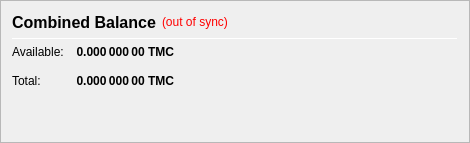
                   <widget class="QFrame" name="frame_CombinedBalances">
                    <property name="minimumSize">
                     <size>
                      <width>470</width>
                      <height>0</height>
                     </size>
                    </property>
                    <property name="frameShape">
                     <enum>QFrame::StyledPanel</enum>
                    </property>
                    <property name="frameShadow">
                     <enum>QFrame::Raised</enum>
                    </property>
                    <layout class="QVBoxLayout" name="verticalLayout_5">
                     <item>
                      <layout class="QHBoxLayout" name="horizontalLayout_5" stretch="0">
                       <item>
                        <widget class="QLabel" name="label_5z">
                         <property name="minimumSize">
                          <size>
                           <width>0</width>
                           <height>20</height>
                          </size>
                         </property>
                         <property name="font">
                          <font>
                           <pointsize>12</pointsize>
                           <weight>75</weight>
                           <bold>true</bold>
                          </font>
                         </property>
                         <property name="toolTip">
                          <string>Combined Balance (including unconfirmed and immature coins)</string>
                         </property>
                         <property name="text">
                          <string>Combined Balance</string>
                         </property>
                        </widget>
                       </item>
                       <item>
                        <widget class="QLabel" name="labelWalletStatus">
                         <property name="cursor">
                          <cursorShape>WhatsThisCursor</cursorShape>
                         </property>
                         <property name="toolTip">
                          <string>The displayed information may be out of date. Your wallet automatically synchronizes with the Timicoin network after a connection is established, but this process has not completed yet.</string>
                         </property>
                         <property name="styleSheet">
                          <string notr="true">QLabel { color: red; }</string>
                         </property>
                         <property name="text">
                          <string notr="true">(out of sync)</string>
                         </property>
                         <property name="alignment">
                          <set>Qt::AlignLeading|Qt::AlignLeft|Qt::AlignVCenter</set>
                         </property>
                        </widget>
                       </item>
                       <item>
                        <spacer name="horizontalSpacer_1">
                         <property name="orientation">
                          <enum>Qt::Horizontal</enum>
                         </property>
                         <property name="sizeHint" stdset="0">
                          <size>
                           <width>40</width>
                           <height>20</height>
                          </size>
                         </property>
                        </spacer>
                       </item>
                      </layout>
                     </item>
                     <item>
                      <widget class="Line" name="line_CombinedBalance">
                       <property name="minimumSize">
                        <size>
                         <width>0</width>
                         <height>1</height>
                        </size>
                       </property>
                       <property name="maximumSize">
                        <size>
                         <width>16777215</width>
                         <height>1</height>
                        </size>
                       </property>
                       <property name="orientation">
                        <enum>Qt::Horizontal</enum>
                       </property>
                      </widget>
                     </item>
                     <item>
                      <layout class="QGridLayout" name="gridLayout_3">
                       <property name="spacing">
                        <number>12</number>
                       </property>
                       <item row="1" column="0">
                        <widget class="QLabel" name="labelBalanceTextz">
                         <property name="text">
                          <string>Available:</string>
                         </property>
                        </widget>
                       </item>
                       <item row="1" column="1">
                        <widget class="QLabel" name="labelBalancez">
                         <property name="font">
                          <font>
                           <weight>75</weight>
                           <bold>true</bold>
                          </font>
                         </property>
                         <property name="cursor">
                          <cursorShape>IBeamCursor</cursorShape>
                         </property>
                         <property name="toolTip">
                          <string>Your current spendable balance</string>
                         </property>
                         <property name="text">
                          <string notr="true">0.000 000 00 TMC</string>
                         </property>
                         <property name="alignment">
                          <set>Qt::AlignRight|Qt::AlignTrailing|Qt::AlignVCenter</set>
                         </property>
                         <property name="textInteractionFlags">
                          <set>Qt::LinksAccessibleByMouse|Qt::TextSelectableByKeyboard|Qt::TextSelectableByMouse</set>
                         </property>
                        </widget>
                       </item>
                       <item row="2" column="0">
                        <widget class="QLabel" name="labelTotalTextz">
                         <property name="text">
                          <string>Total:</string>
                         </property>
                        </widget>
                       </item>
                       <item row="2" column="1">
                        <widget class="QLabel" name="labelTotalz">
                         <property name="font">
                          <font>
                           <weight>75</weight>
                           <bold>true</bold>
                          </font>
                         </property>
                         <property name="cursor">
                          <cursorShape>IBeamCursor</cursorShape>
                         </property>
                         <property name="toolTip">
                          <string>Total Balance, including all unavailable coins.</string>
                         </property>
                         <property name="text">
                          <string notr="true">0.000 000 00 TMC</string>
                         </property>
                         <property name="alignment">
                          <set>Qt::AlignRight|Qt::AlignTrailing|Qt::AlignVCenter</set>
                         </property>
                         <property name="textInteractionFlags">
                          <set>Qt::LinksAccessibleByMouse|Qt::TextSelectableByKeyboard|Qt::TextSelectableByMouse</set>
                         </property>
                        </widget>
                       </item>
                       <item row="2" column="3">
                        <spacer name="horizontalSpacer_2">
                         <property name="orientation">
                          <enum>Qt::Horizontal</enum>
                         </property>
                         <property name="sizeHint" stdset="0">
                          <size>
                           <width>40</width>
                           <height>20</height>
                          </size>
                         </property>
                        </spacer>
                       </item>
                      </layout>
                     </item>
                     <item>
                      <spacer name="verticalSpacer_1">
                       <property name="orientation">
                        <enum>Qt::Vertical</enum>
                       </property>
                       <property name="sizeHint" stdset="0">
                        <size>
                         <width>20</width>
                         <height>40</height>
                        </size>
                       </property>
                      </spacer>
                     </item>
                    </layout>
                   </widget>
